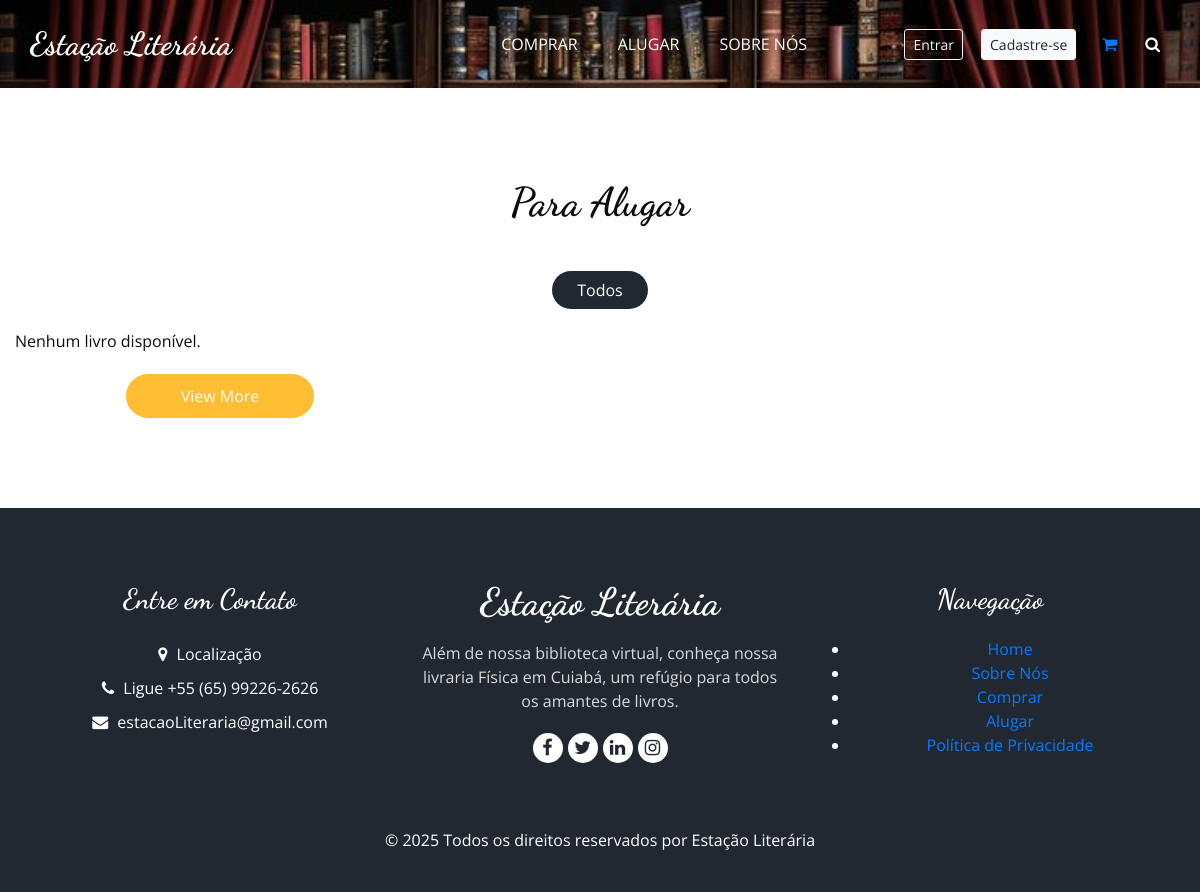
The app's page /alugar/, older data.
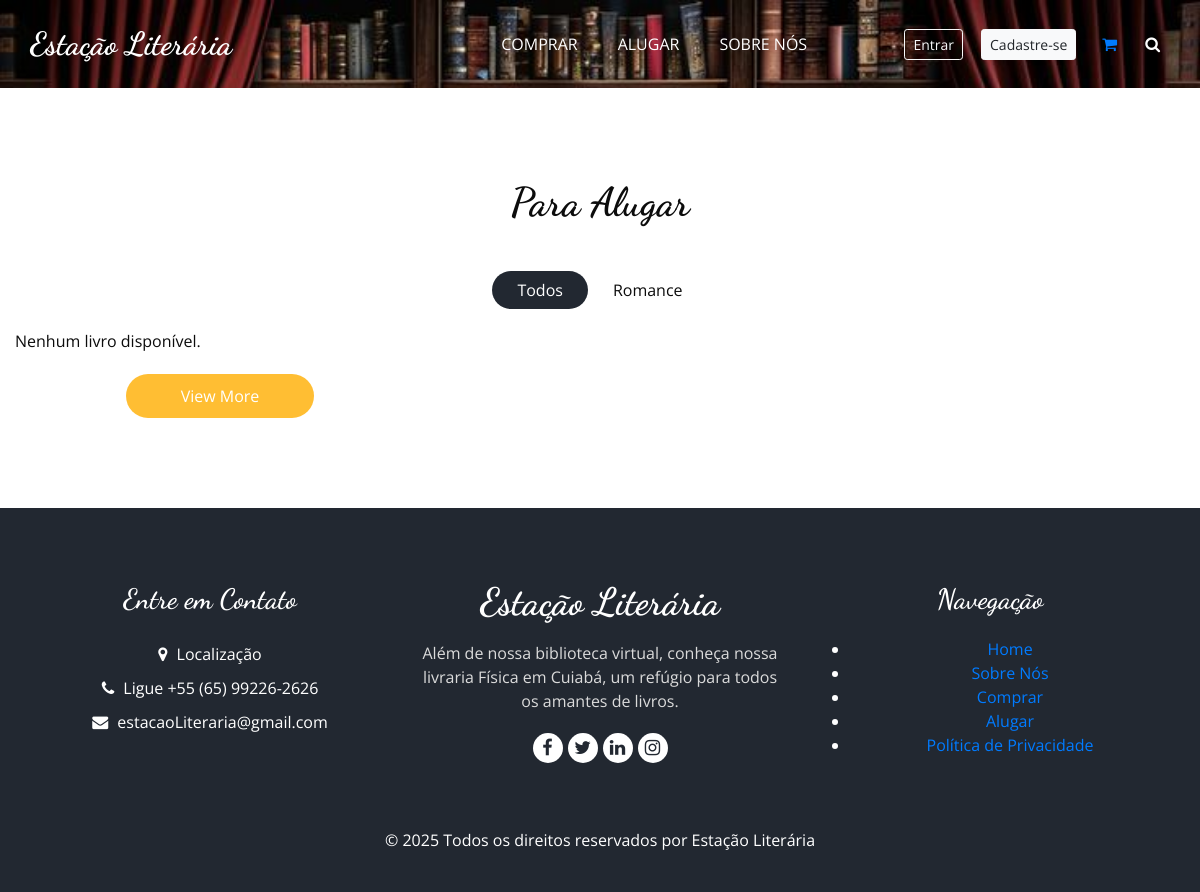
The same page, newer data.
### livros/models.py (models this page shows, shortened)
class Genero(models.Model):
    nome = models.CharField(max_length=100)

### livros/views.py (the view)
# urls.py: path('alugar/', views.alugar, name='alugar'),
def alugar(request):
    genero_id = request.GET.get('genero')
    livros = Livro.objects.filter(disponivel_para_aluguel=True)
    if genero_id:
        livros = livros.filter(genero_id=genero_id)
    generos = Genero.objects.all()
    return render(request, 'alugar.html', {
        'livros': livros,
        'generos': generos
    })

### templates/alugar.html (shortened to what the changed rows need)
{% extends 'base.html' %}
{% load static %}
{% block content %}
  <section class="food_section layout_padding">
    <div class="container">
      <div class="heading_container heading_center">
        <h2>
          Para Alugar
        </h2>
      </div>
<ul class="filters_menu">
          <li class="active" data-filter="*">Todos</li>
          {% for genero in generos %}
            <li data-filter=".{{ genero.nome|slugify }}">{{ genero.nome }}</li>
          {% endfor %}
        </ul>
  </section>
  {% endblock %}

Row changes from the older to the newer data that the page shows:
added Genero: nome "Romance"
